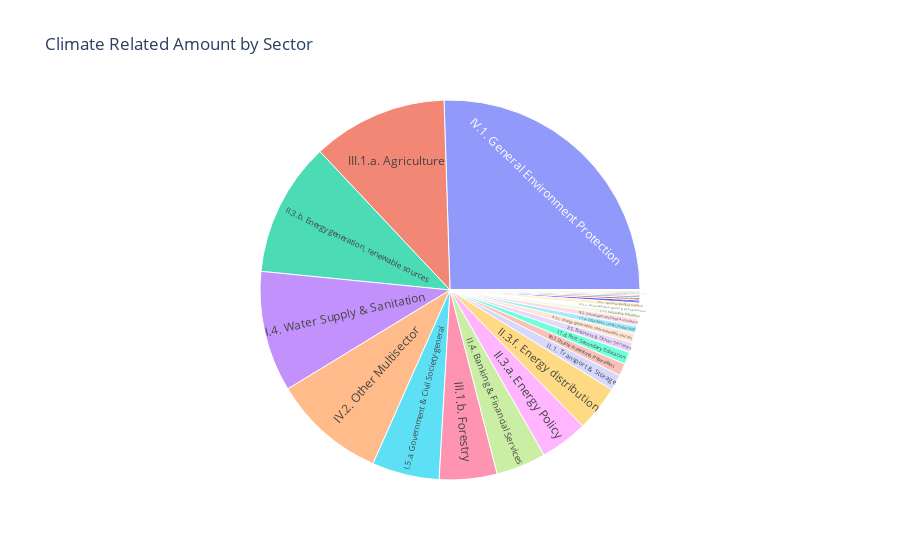

The notebook cell saved with this chart:
### Code cell
clim_rel_fig = px.sunburst(filtered_year_df, path=['Sector'], values=f'clim_rel_amount_{year}', title='Climate Related Amount by Sector')
clim_rel_fig.show()

### Figure 1 — Plotly figure (JSON) as saved in the notebook; plotly's stock layout.template omitted (floating-point values rounded to 4 significant figures)
{"data": [{"branchvalues": "total", "domain": {"x": [0, 1], "y": [0, 1]}, "hovertemplate": "labels=%{label}<br>clim_rel_amount_2013=%{value}<br>parent=%{parent}<br>id=%{id}<extra></extra>", "ids": ["I.1.a. Education, Level Unspecified", "I.1.b. Basic Education", "I.1.c. Secondary Education", "I.1.d. Post-Secondary Education", "I.2.a. Health, General", "I.2.b. Basic Health", "I.2.c. Non-communicable diseases (NCDs)", "I.3. Population Policies/Programmes & Reproductive Health", "I.4. Water Supply & Sanitation", "I.5.a. Government & Civil Society-general", "I.5.b. Conflict, Peace & Security", "I.6. Other Social Infrastructure & Services", "II.1. Transport & Storage", "II.2. Communications", "II.3.a. Energy Policy", "II.3.b. Energy generation, renewable sources", "II.3.c. Energy generation, non-renewable sources", "II.3.d. Hybrid energy plants", "II.3.f. Energy distribution", "II.4. Banking & Financial Services", "II.5. Business & Other Services", "III.1.a. Agriculture", "III.1.b. Forestry", "III.1.c. Fishing", "III.2.a. Industry", "III.2.b. Mineral Resources & Mining", "III.2.c. Construction", "III.3.a. Trade Policies & Regulations", "III.3.b. Tourism", "IV.1. General Environment Protection", "IV.2. Other Multisector", "IX. Unallocated / Unspecified", "VI.1. General Budget Support", "VI.2. Development Food Assistance", "VII. Action Relating to Debt", "VIII.1. Emergency Response", "VIII.2. Reconstruction Relief & Rehabilitation", "VIII.3. Disaster Prevention & Preparedness"], "labels": ["I.1.a. Education, Level Unspecified", "I.1.b. Basic Education", "I.1.c. Secondary Education", "I.1.d. Post-Secondary Education", "I.2.a. Health, General", "I.2.b. Basic Health", "I.2.c. Non-communicable diseases (NCDs)", "I.3. Population Policies/Programmes & Reproductive Health", "I.4. Water Supply & Sanitation", "I.5.a. Government & Civil Society-general", "I.5.b. Conflict, Peace & Security", "I.6. Other Social Infrastructure & Services", "II.1. Transport & Storage", "II.2. Communications", "II.3.a. Energy Policy", "II.3.b. Energy generation, renewable sources", "II.3.c. Energy generation, non-renewable sources", "II.3.d. Hybrid energy plants", "II.3.f. Energy distribution", "II.4. Banking & Financial Services", "II.5. Business & Other Services", "III.1.a. Agriculture", "III.1.b. Forestry", "III.1.c. Fishing", "III.2.a. Industry", "III.2.b. Mineral Resources & Mining", "III.2.c. Construction", "III.3.a. Trade Policies & Regulations", "III.3.b. Tourism", "IV.1. General Environment Protection", "IV.2. Other Multisector", "IX. Unallocated / Unspecified", "VI.1. General Budget Support", "VI.2. Development Food Assistance", "VII. Action Relating to Debt", "VIII.1. Emergency Response", "VIII.2. Reconstruction Relief & Rehabilitation", "VIII.3. Disaster Prevention & Preparedness"], "name": "", "parents": ["", "", "", "", "", "", "", "", "", "", "", "", "", "", "", "", "", "", "", "", "", "", "", "", "", "", "", "", "", "", "", "", "", "", "", "", "", ""], "type": "sunburst", "values": [6.282, 0.1857, 4.461, 10.37, 0.02458, 0.7929, 0, 1.018, 102.0, 56.86, 0.4652, 1.511, 13.54, 0, 40.24, 113.3, 8.068, 0, 38.83, 42.2, 8.453, 114.2, 48.71, 1.004, 0.02759, 0.1664, 0, 1.967, 0.05725, 253.0, 95.6, 1.152, 4.138, 6.184, 0, 2.504, 4.367, 10.39]}], "layout": {"legend": {"tracegroupgap": 0}, "title": {"text": "Climate Related Amount by Sector"}}}
